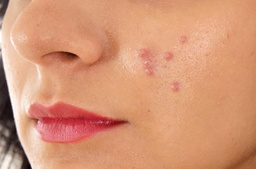
#> input picture girll.jpg, 256 x 169 px, shrunk from 1100 x 726 before the run
$ python bilateral_filter.py
#> lines starting #> are read from the running program, lines starting #| are printed output that depends on the picture
#Bilateral Filter- uses a Gaussian filter in the space domain, but it also uses one more (multiplicative) Gaussian
#filter component which is a function of pixel intensity differences
import cv2
i=cv2.imread("girll.jpg")
#> i is the input picture: shape (169, 256, 3); mean B, G, R 118, 150.7, 213.5
bblur=cv2.bilateralFilter(i,120,120,90)
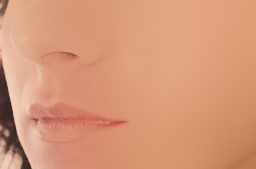
#> bblur: shape (169, 256, 3); mean B, G, R 118.5, 151.9, 214.8
cv2.imshow("BILATERAL FILTER", bblur)
cv2.imwrite("girl_bilated.png", bblur)
cv2.waitKey(0)
#APPLICATIONS: Highly effective at noise removal while preserving edges,in previous filtering edges will be blured
